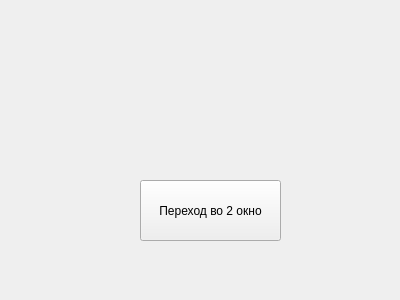
<?xml version="1.0" encoding="UTF-8"?>
<ui version="4.0">
 <class>Form</class>
 <widget class="QWidget" name="Form">
  <property name="geometry">
   <rect>
    <x>0</x>
    <y>0</y>
    <width>400</width>
    <height>300</height>
   </rect>
  </property>
  <property name="windowTitle">
   <string>Form</string>
  </property>
  <widget class="QPushButton" name="pushButton">
   <property name="geometry">
    <rect>
     <x>140</x>
     <y>180</y>
     <width>141</width>
     <height>61</height>
    </rect>
   </property>
   <property name="text">
    <string>Переход во 2 окно</string>
   </property>
  </widget>
  <widget class="QLabel" name="label">
   <property name="geometry">
    <rect>
     <x>106</x>
     <y>60</y>
     <width>211</width>
     <height>41</height>
    </rect>
   </property>
   <property name="text">
    <string/>
   </property>
  </widget>
 </widget>
 <resources/>
 <connections/>
</ui>
